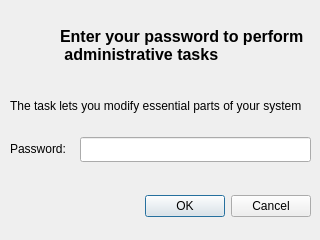
<?xml version="1.0" encoding="UTF-8"?>
<ui version="4.0">
 <class>Dialog</class>
 <widget class="QDialog" name="Dialog">
  <property name="geometry">
   <rect>
    <x>0</x>
    <y>0</y>
    <width>320</width>
    <height>240</height>
   </rect>
  </property>
  <property name="windowTitle">
   <string>Enter Password</string>
  </property>
  <widget class="QDialogButtonBox" name="buttonBox">
   <property name="geometry">
    <rect>
     <x>10</x>
     <y>190</y>
     <width>301</width>
     <height>32</height>
    </rect>
   </property>
   <property name="orientation">
    <enum>Qt::Horizontal</enum>
   </property>
   <property name="standardButtons">
    <set>QDialogButtonBox::Cancel|QDialogButtonBox::Ok</set>
   </property>
  </widget>
  <widget class="QLabel" name="label">
   <property name="geometry">
    <rect>
     <x>60</x>
     <y>20</y>
     <width>261</width>
     <height>51</height>
    </rect>
   </property>
   <property name="font">
    <font>
     <pointsize>12</pointsize>
     <weight>75</weight>
     <bold>true</bold>
    </font>
   </property>
   <property name="text">
    <string>Enter your password to perform
 administrative tasks</string>
   </property>
  </widget>
  <widget class="QLineEdit" name="lineEditPassword">
   <property name="geometry">
    <rect>
     <x>80</x>
     <y>137</y>
     <width>231</width>
     <height>25</height>
    </rect>
   </property>
  </widget>
  <widget class="QLabel" name="label_2">
   <property name="geometry">
    <rect>
     <x>10</x>
     <y>140</y>
     <width>71</width>
     <height>17</height>
    </rect>
   </property>
   <property name="text">
    <string>Password: </string>
   </property>
  </widget>
  <widget class="QLabel" name="label_3">
   <property name="geometry">
    <rect>
     <x>10</x>
     <y>90</y>
     <width>311</width>
     <height>31</height>
    </rect>
   </property>
   <property name="text">
    <string>The task lets you modify essential parts of your system</string>
   </property>
  </widget>
  <widget class="QLabel" name="label_4">
   <property name="geometry">
    <rect>
     <x>10</x>
     <y>20</y>
     <width>41</width>
     <height>51</height>
    </rect>
   </property>
   <property name="text">
    <string/>
   </property>
   <property name="pixmap">
    <pixmap>../../../../../../usr/share/icons/breeze/preferences/32/preferences-system-login.svg</pixmap>
   </property>
  </widget>
 </widget>
 <resources/>
 <connections>
  <connection>
   <sender>buttonBox</sender>
   <signal>accepted()</signal>
   <receiver>Dialog</receiver>
   <slot>accept()</slot>
   <hints>
    <hint type="sourcelabel">
     <x>248</x>
     <y>254</y>
    </hint>
    <hint type="destinationlabel">
     <x>157</x>
     <y>274</y>
    </hint>
   </hints>
  </connection>
  <connection>
   <sender>buttonBox</sender>
   <signal>rejected()</signal>
   <receiver>Dialog</receiver>
   <slot>reject()</slot>
   <hints>
    <hint type="sourcelabel">
     <x>316</x>
     <y>260</y>
    </hint>
    <hint type="destinationlabel">
     <x>286</x>
     <y>274</y>
    </hint>
   </hints>
  </connection>
 </connections>
</ui>
